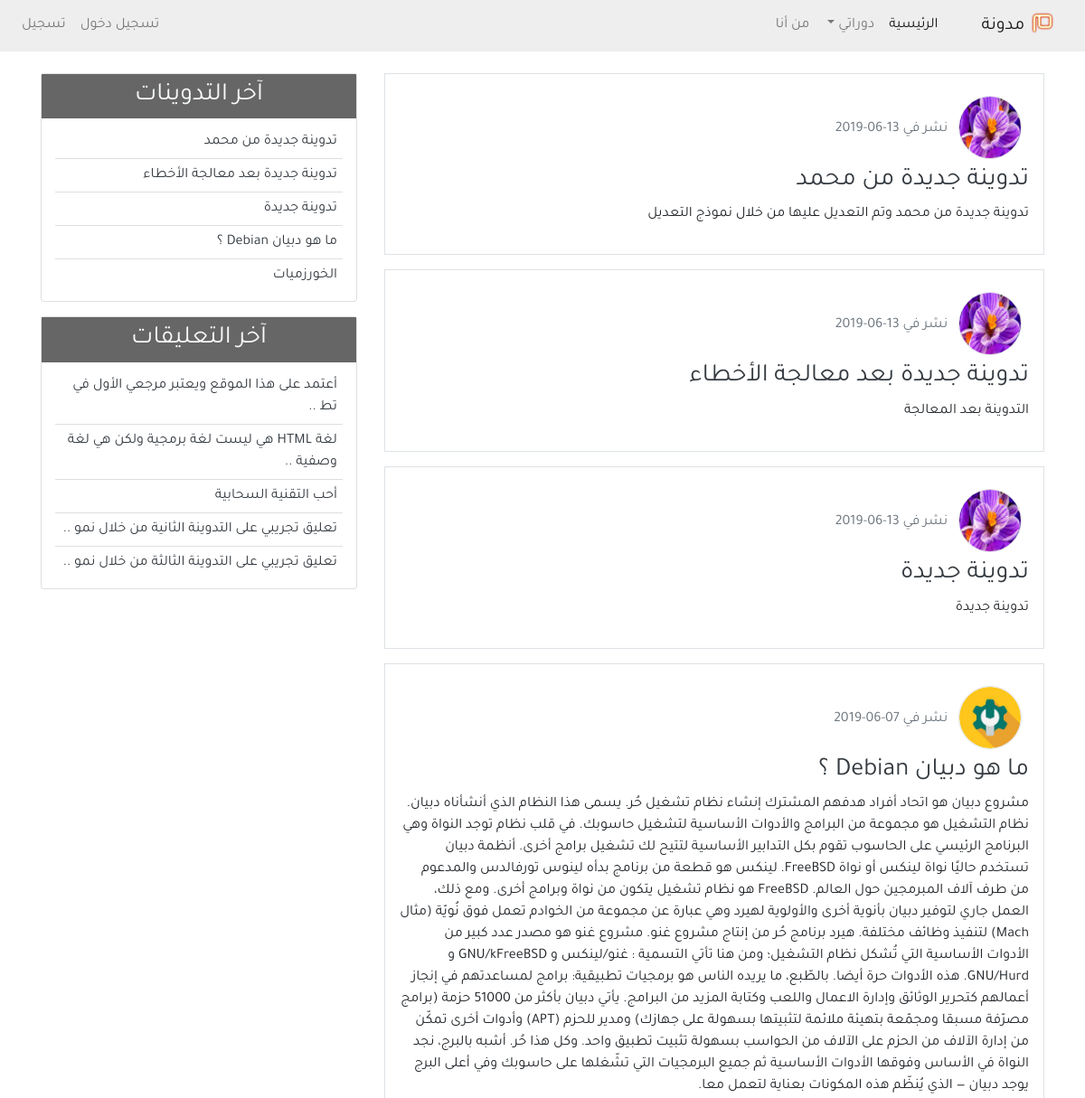
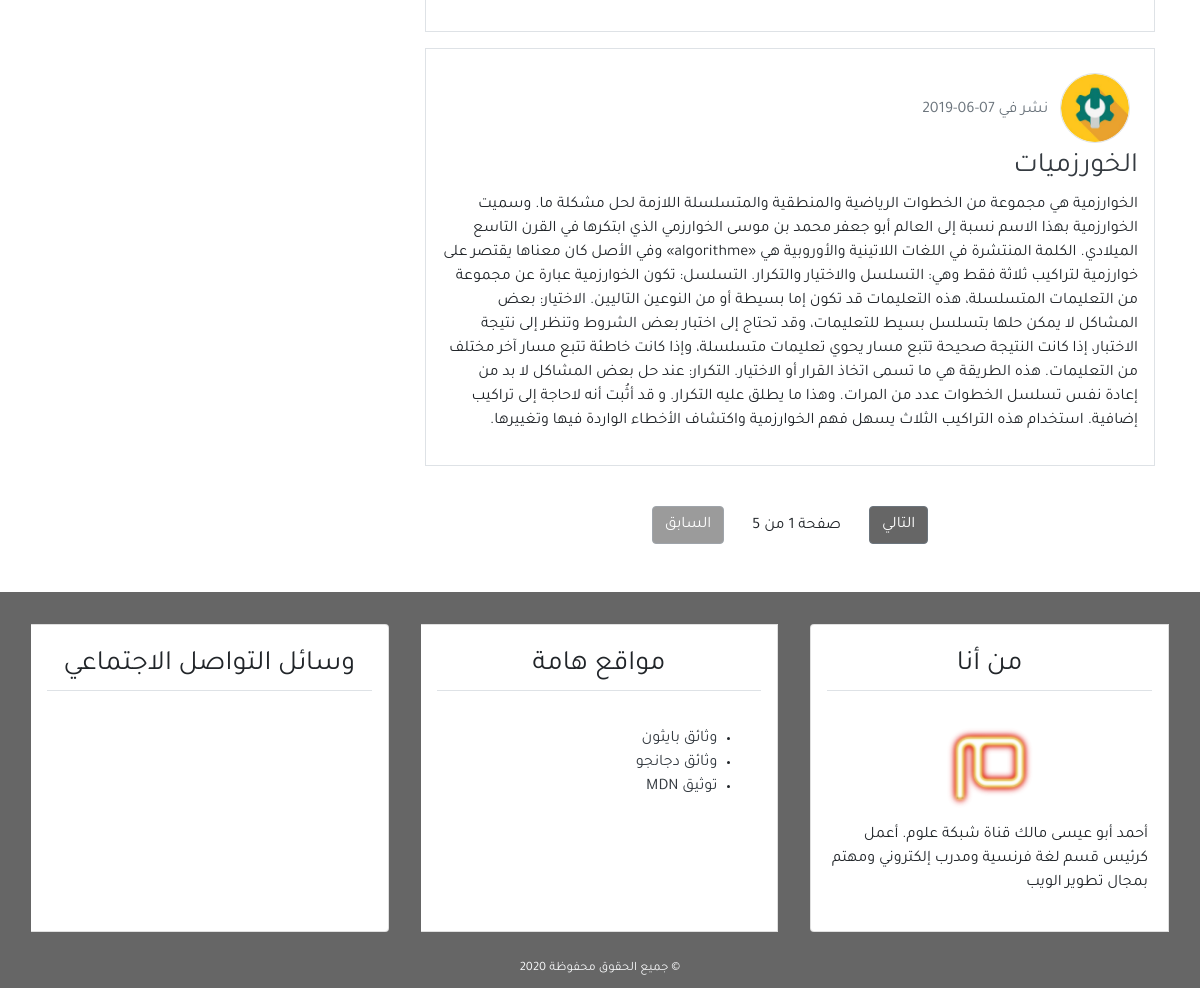
Before: / with the older database file (2 pictures, top to bottom).
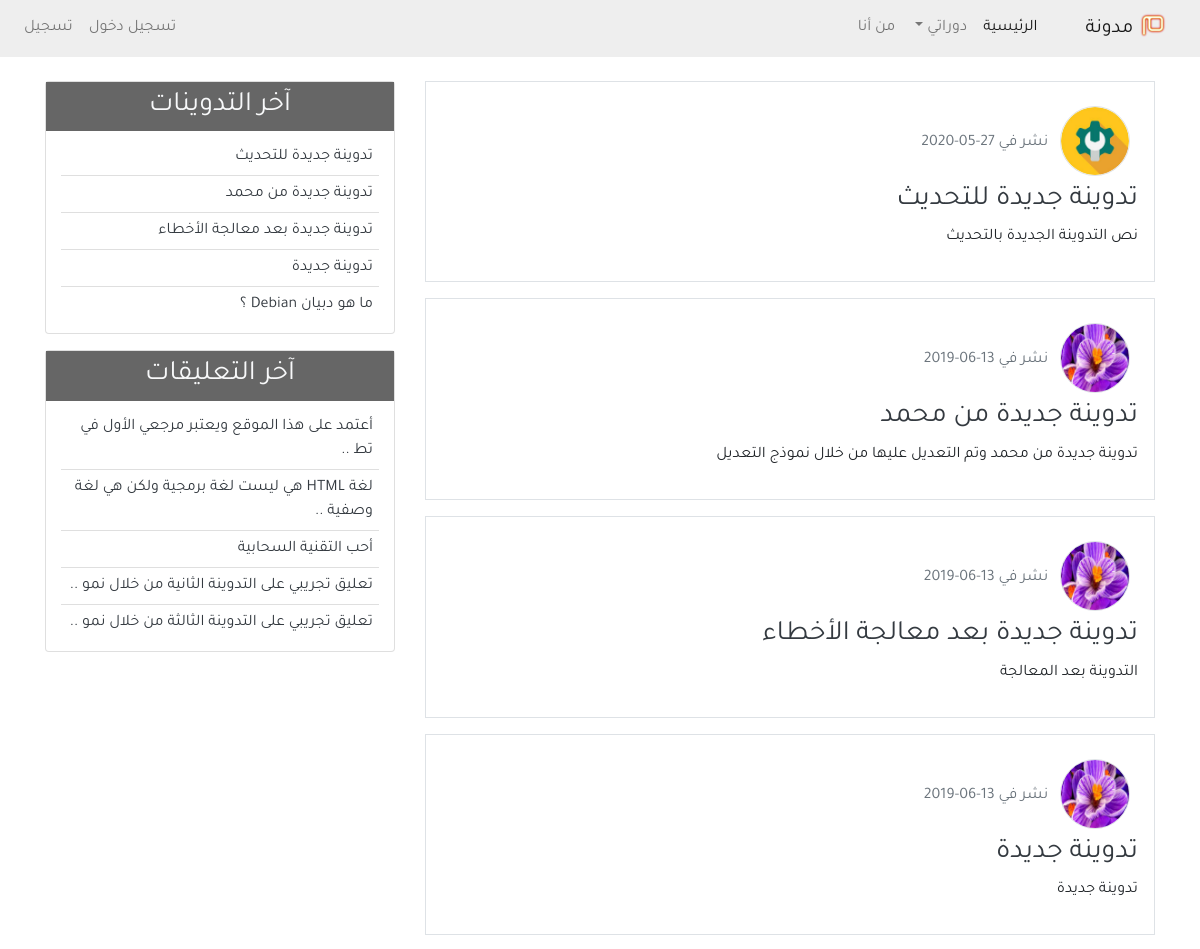
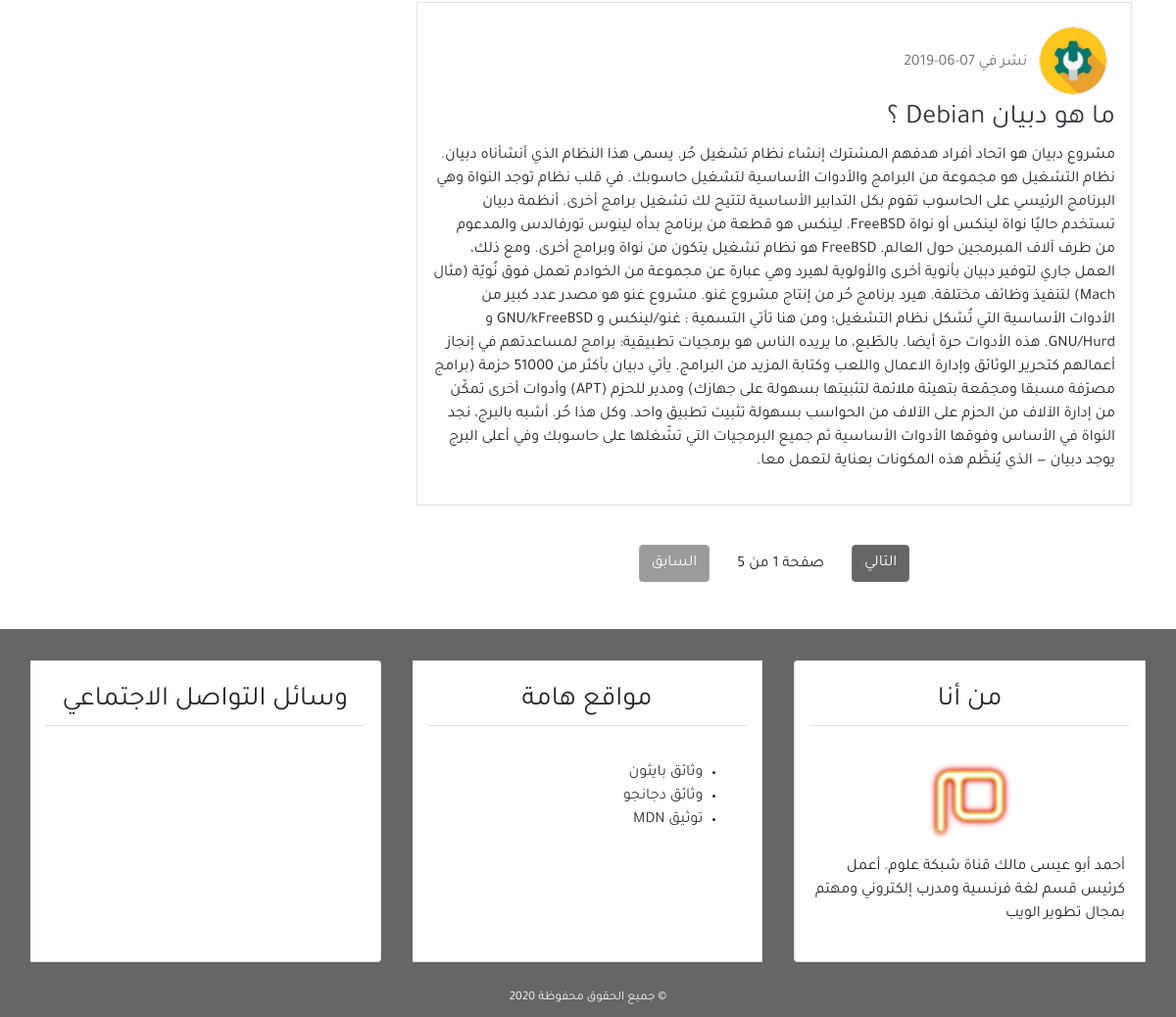
After: the same page with the newer database file (2 pictures, top to bottom).
### blog/models.py (models this page shows, shortened)
class Post(models.Model):
    title = models.CharField(max_length=100)
    content = models.TextField()
    post_date = models.DateTimeField(default=timezone.now)
    post_update = models.DateTimeField(auto_now=True)
    author = models.ForeignKey(User, on_delete=models.CASCADE)
    class Meta:
        ordering = ('-post_date', )

class Comment(models.Model):
    name = models.CharField(max_length=50, verbose_name='الاسم')
    email = models.EmailField(verbose_name='البريد الإلكتروني')
    body = models.TextField(verbose_name='التعليق')
    comment_date = models.DateTimeField(auto_now_add=True)
    active = models.BooleanField(default=False)
    post = models.ForeignKey(
        Post, on_delete=models.CASCADE, related_name='comments')
    class Meta:
        ordering = ('-comment_date',)

### user/models.py (models this page shows, shortened)
class Profile(models.Model):
    image = models.ImageField(default='default.jpg', upload_to='profile_pics')
    user = models.OneToOneField(User, on_delete=models.CASCADE)

### blog/views.py (the view)
# urls.py: path('', views.home, name='home'),
def home(request):
    posts = Post.objects.all()
    paginator = Paginator(posts, 5)
    page = request.GET.get('page')
    try:
        posts = paginator.page(page)
    except PageNotAnInteger:
        posts = paginator.page(1)
    except EmptyPage:
        posts = paginator.page(paginator.num_page)
    context = {
        'title': 'الصفحة الرئيسية',
        'posts': posts,
        'page': page,
    }
    return render(request, 'blog/index.html', context)

### blog/templatetags/post_tag.py (called while the page is built)
@register.inclusion_tag('blog/latest_posts.html')
def latest_posts():
    context = {
        'l_posts': Post.objects.all()[0:5],
    }
    return context

@register.inclusion_tag('blog/latest_comments.html')
def latest_comments():
    context = {
        'l_comments': Comment.objects.filter(active=True)[:5],
    }
    return context

### blog/templates/blog/index.html (shortened to what this page needs)
{% extends 'blog/base.html' %}
{% block content %}
{% for post in posts %}
<div class="border p-3 mb-3">
    <img class="img-fluid rounded-circle border m-2" style="width: 70px; height:70px;"
        src="{{post.author.profile.image.url}}" alt="صورة الناشر">
    <span class="text-secondary">نشر في {{post.post_date|date:'d-m-Y'}}</span>
    <h3><a class="text-dark" href="{% url 'detail' post.id %}">{{post.title}}</a></h3>
    <p>{{post.content}}</p>
</div>
{% empty %}
<div class="border p-3 mb-3">
    <h3>لا يوجد تدوينات، إذا كان لديك حساب مسجل من قبل يمكنك <a href="{% url 'login' %}">تسجيل الدخول</a> والقيام بنشر
        أول تدوينة في الموقع.</h3>
</div>
{% endfor %}
{% include 'blog/pagination.html' with page=posts %}
{% endblock content %}

### blog/templates/blog/base.html (shortened to what this page needs)
{% load static %}
{% load post_tag %}
<!DOCTYPE html>
<html lang="ar">
<head>
    <link rel="stylesheet" href="{% static 'blog/css/bootstrap.min.css' %}">
    <link rel="stylesheet" href="{% static 'blog/css/main.css' %}">
</head>
<body>
    <header>
        <nav class="navbar navbar-expand-lg navbar-light bg-light">
            <a class="navbar-brand" href="#">
                <img src="{% static 'blog/images/mim-logo.png' %}" alt="شعار مدونة" width="30px">
                مدونة</a>
            <div class="collapse navbar-collapse" id="navbarSupportedContent">
                <ul class="navbar-nav">
                    <li class="nav-item active">
                        <a class="nav-link" href="{% url 'home' %}">الرئيسية <span class="sr-only">(current)</span></a>
                    </li>
                    <li class="nav-item dropdown">
                        <a class="nav-link dropdown-toggle" href="#" id="navbarDropdown" role="button"
                            data-toggle="dropdown" aria-haspopup="true" aria-expanded="false">
                            دوراتي
                        </a>
                    </li>
                    <li class="nav-item">
                        <a class="nav-link" href="{% url 'about' %}">من أنا</a>
                    </li>
                </ul>
                {% if user.is_authenticated %}
                <ul class="navbar-nav mr-auto">
                    <li class="nav-item"><a class="nav-link" href="{% url 'new_post' %}">تدوينة جديدة</a></li>
                    <li class="nav-item"><a class="nav-link" href="{% url 'profile' %}">الملف الشخصي</a></li>
                    <li class="nav-item"><a class="nav-link" href="{% url 'logout' %}">تسجيل خروج</a></li>
                </ul>
                {% else %}
                <ul class="navbar-nav mr-auto">
                    <li class="nav-item"><a class="nav-link" href="{% url 'login' %}">تسجيل دخول</a></li>
                    <li class="nav-item"><a class="nav-link" href="{% url 'register' %}">تسجيل</a></li>
                </ul>
                {% endif %}
            </div>
        </nav>
    </header>
    <section>
        <div class="container">
            <div class="row mt-4">
                <div class="col-md-8">
                    {% block content %}
                    {% endblock content %}
                </div>
                <div class="col-md-4">
                    <div class="card mb-3">
                        <h3 class="text-center bg-secondary text-light p-2">آخر التدوينات</h3>
                        {% latest_posts %}
                    </div>
                    <div class="card mb-3">
                        <h3 class="text-center bg-secondary text-light p-2">آخر التعليقات</h3>
                        {% latest_comments %}
                    </div>
                </div>
            </div>
        </div>
    </section>
    <footer class="bg-secondary">
        <div class="container-fluid">
            <div class="row">
                <div class="col-md">
                    <div class="card-group mt-3">
                        <div class="card m-3">
                            <h3 class="card-title text-center border-bottom p-2 m-3">من أنا</h3>
                            <div class="card-body">
                                <div class="text-center">
                                    <img src="{% static 'blog/images/mim-logo.png' %}" alt="شعار مدونة" width="100px">
                                </div>
                                <p>
                                    أحمد أبو عيسى مالك قناة شبكة علوم. أعمل كرئيس قسم لغة فرنسية ومدرب إلكتروني ومهتم
                                    بمجال
                                    تطوير الويب
                                </p>
                            </div>
                        </div>
                        <div class="card m-3">
                            <h3 class="card-title text-center border-bottom p-2 m-3">مواقع هامة</h3>
                            <div class="card-body">
                                <ul>
                                    <li><a class="text-dark" href="https://www.python.org/doc/">وثائق بايثون</a></li>
                                    <li><a class="text-dark" href="https://docs.djangoproject.com/en/2.2/">وثائق
                                            دجانجو</a></li>
                                    <li><a class="text-dark" href="https://developer.mozilla.org/">توثيق MDN</a></li>
                                </ul>
                            </div>
                        </div>
                        <div class="card m-3">
                            <h3 class="card-title text-center border-bottom p-2 m-3">وسائل التواصل الاجتماعي</h3>
                            <h4 class="card-body text-center">
                            </h4>
                        </div>
                    </div>
                </div>
            </div>
            <div class="row p-2">
                <div class="col-md text-center">
                    <small class="text-light">&copy; جميع الحقوق محفوظة {% now 'Y' %}</small>
                </div>
            </div>
        </div>
    </footer>
</body>
</html>

### blog/templates/blog/pagination.html
<div class="pt-3 mt-4 mb-5 text-center">
    {% if page.has_next %}
    <a class="btn btn-secondary bg-secondary" href="?page={{page.next_page_number}}">التالي</a>
    {% else %}
    <a class="btn btn-secondary bg-secondary disabled" href="#">التالي</a>
    {% endif %}
    <span class="pr-4 pl-4">صفحة {{page.number}} من {{page.paginator.num_pages}}</span>
    {% if page.has_previous %}
    <a class="btn btn-secondary bg-secondary" href="?page={{page.previous_page_number}}">السابق</a>
    {% else %}
    <a class="btn btn-secondary bg-secondary disabled" href="#">السابق</a>
    {% endif %}
</div>

### blog/templates/blog/latest_posts.html
<ul class="list-group-flush latest-post">
    {% for post in l_posts %}
    <li class="list-group-item latest-post-item">
        <a class="text-dark" href="{% url 'detail' post.id %}">{{post.title}}</a>
    </li>
    {% empty %}
    <li class="list-group-item latest-post-item">لا يوجد تدوينات</li>
    {% endfor %}
</ul>

### blog/templates/blog/latest_comments.html
<ul class="list-group-flush latest-comment">
    {% for comment in l_comments %}
    <li class="list-group-item latest-comment-item">
        <a class="text-dark" href="{% url 'detail' comment.post.id %}">
            {% if comment.body|length > 40 %}
            {{comment.body|slice:'45'}} ..
            {% else %}
            {{comment.body}}
            {% endif %}
        </a>
    </li>
    {% empty %}
    <li class="list-group-item latest-comment-item">لا يوجد تعليقات</li>
    {% endfor %}
</ul>

### blog/static/blog/css/main.css (style rules this page uses)
html, body { direction: rtl; text-align: right; }
body { font-family: 'Tajawal', sans-serif; }
.bg-secondary { background-color: #666 !important; }
.bg-light { background-color: #EEE !important; }
.latest-post, .latest-comment { padding: 0 15px; }
.latest-post .latest-post-item, .latest-comment .latest-comment-item { padding: 6px; }
.latest-post li:first-child, .latest-comment li:first-child { border-top: 0; }
.latest-post li:last-child, .latest-comment li:last-child { border-bottom: 0; padding-bottom: 0; }

Changed rows visible on the page:
no longer on this page (row edited): Post: author.profile.image (picture), post_date "07-06-2019", title "الخورزميات", content "الخوارزمية هي مجموعة من الخطوات الرياضية والمنطقية والمتسلسلة اللازمة لحل مشكلة ما. وسميت الخوارزمية بهذا الاسم نسبة إلى العالم أبو جعفر محمد بن موسى الخوارزمي الذي ابتكرها في القرن التاسع الميلادي. الكلمة المنتشرة في اللغات اللاتينية والأوروبية هي «algorithme» وفي الأصل كان معناها يقتصر على خوارزمية لتراكيب ثلاثة فقط وهي: التسلسل والاختيار والتكرار. التسلسل: تكون الخوارزمية عبارة عن مجموعة من التعليمات المتسلسلة، هذه التعليمات قد تكون إما بسيطة أو من النوعين التاليين. الاختيار: بعض المشاكل لا يمكن حلها بتسلسل بسيط للتعليمات، وقد تحتاج إلى اختبار بعض الشروط وتنظر إلى نتيجة الاختبار، إذا كانت النتيجة صحيحة تتبع مسار يحوي تعليمات متسلسلة، وإذا كانت خاطئة تتبع مسار آخر مختلف من التعليمات. هذه…"
added Post: author.profile.image (picture), post_date "27-05-2020", title "تدوينة جديدة للتحديث", content "نص التدوينة الجديدة بالتحديث"
